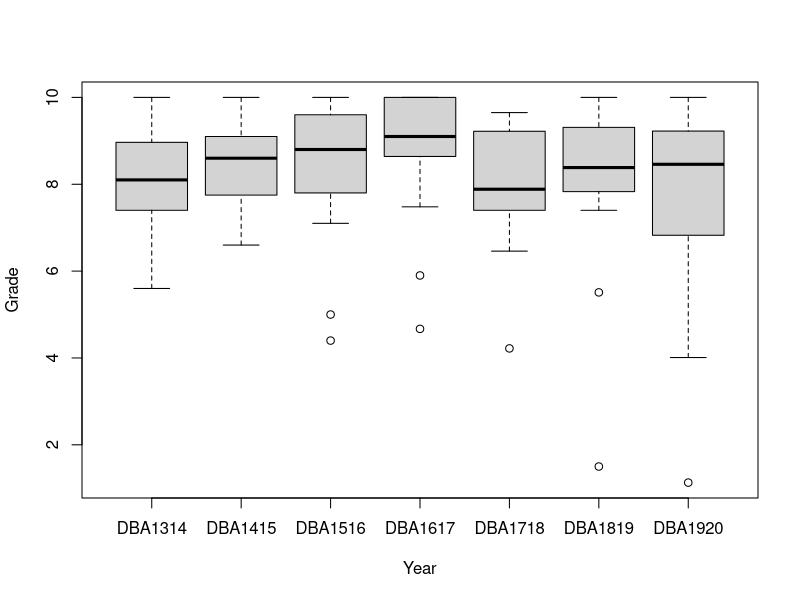
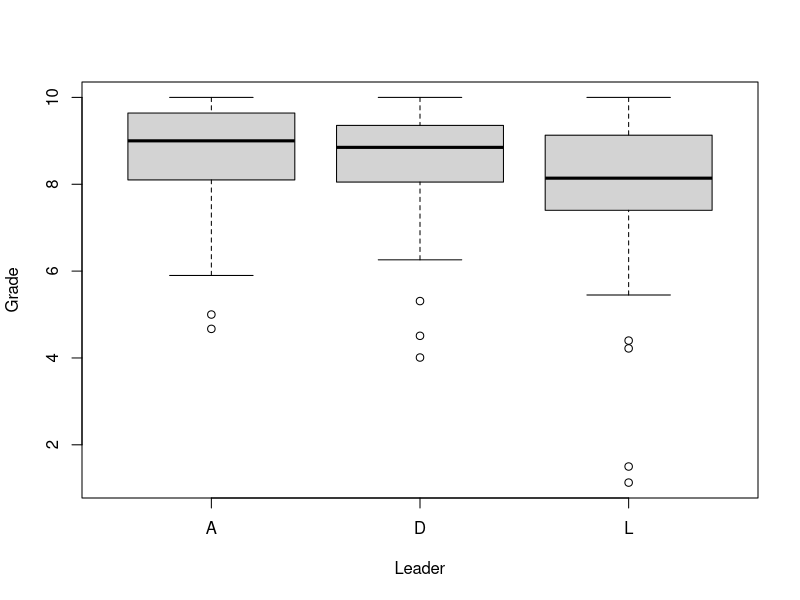

R code for these plots, in order: (Note: this script raises an error after producing the figures.)
# Dinámicas ocultas y comportamientos disfuncionales en el trabajo en gupo. 2021

# General
n118 <- read.delim("n118.csv")
n118.CGrade.Year<-n118[,c("Grade","Year")]
boxplot(Grade~Year,n118.CGrade.Year)

# Estudio segmentado por años

for (year in sort(unique(n118$Year))) {
	sum <-summary(n118.CGrade.Year[n118.CGrade.Year$Year==year,]);
	cat(year, " ", sum[1], " ", sum[3], " ", sum[4], " ", sum[6], "\n")
}

# cat("Min & Median & Mean &Max \\\\")
# for (year in sort(unique(n118$Year))) {
#   sum <-summary(n118.CGrade.Year[n118.CGrade.Year$Year==year,]);
#   cat(year, " & ", strsplit(sum[1], ":")[[1]][2],
#       " & ", strsplit(sum[3], ":")[[1]][2],
#       " & ", strsplit(sum[4], ":")[[1]][2],
#       " & ", strsplit(sum[6], ":")[[1]][2], "\\\\ \n")
# }

# Tests de independencia sobre el año
n118.CGrade.Year.lm <- lm(Grade~Year, n118.CGrade.Year)
n118.CGrade.Year.aov <- aov( n118.CGrade.Year.lm)
summary(n118.CGrade.Year.aov)
n118.CGrade.Year.kw <- kruskal.test(Grade~Year, n118.CGrade.Year)
show(n118.CGrade.Year.kw)
n118.CGrade.Year.tukey <- TukeyHSD(n118.CGrade.Year.aov)
show(n118.CGrade.Year.tukey)


# Tests de independencia sobre el tipo de líder
n118.CGrade.Leader <-n118[,c("Grade","Leader")]
n118.CGrade.Leader.boxplot <-boxplot(Grade~Leader, n118.CGrade.Leader)
show(n118.CGrade.Leader.boxplot$out)
n118.NO.CGrade.Leader<- +
  n118.CGrade.Leader[!(n118.CGrade.Leader$Grade %in% +
                         n118.CGrade.Leader.boxplot$out),]
summary(n118.NO.CGrade.Leader)

for (leader in sort(unique(n118$Leader))) {
  sum <-summary(n118.CGrade.Leader[n118.CGrade.Leader$Leader==leader,]);
#  cat(leader, " ", sum[1], " ", sum[3], " ", sum[4], " ", sum[6], "\n")
     cat(leader, " & ", strsplit(sum[1], ":")[[1]][2],
         " & ", strsplit(sum[3], ":")[[1]][2],
         " & ", strsplit(sum[4], ":")[[1]][2],
         " & ", strsplit(sum[6], ":")[[1]][2], "\\\\ \n")
}

n118.NO.CGrade.Leader.lm <- lm(Grade~Leader,n118.NO.CGrade.Leader)
n118.NO.CGrade.Leader.aov<-aov(n118.NO.CGrade.Leader.lm)
summary(n118.NO.CGrade.Leader.aov)
#Df Sum Sq Mean Sq F value Pr(>F)
#Leader        2    7.7   3.852   3.385 0.0376 *
#  Residuals   106  120.6   1.138
#---
#  Signif. codes:  0 ‘***’ 0.001 ‘**’ 0.01 ‘*’ 0.05 ‘.’ 0.1 ‘ ’ 1
qf(1-0.95,2,106,lower.tail = F)
#[1] 3.082015

n118.NO.CGrade.Leader.kw <-kruskal.test(Grade~Leader, n118.CGrade.Leader.boxplot)
#Kruskal-Wallis rank sum test
#data:  Grade by Leader
#Kruskal-Wallis chi-squared = 6.6899, df = 2, p-value = 0.03526
n118.NO.CGrade.Leader.tukey <- TukeyHSD(n118.NO.CGrade.Leader.aov)
#Tukey multiple comparisons of means
#95% family-wise confidence level
#Fit: aov(formula = n118.NO.CGrades.Leader.lm)
#$Leader
#diff        lwr        upr     p adj
#D-A  0.02367742 -0.6579991 0.70535390 0.9962488
#L-A -0.52107730 -1.0944751 0.05232049 0.0829032
#L-D -0.54475472 -1.1600371 0.07052771 0.0937293

n118.NO.CGrade.LeaderAD <- n118.NO.CGrade.Leader[n118.NO.CGrade.Leader$Leader == "D" |n118.NO.CGrade.Leader$Leader =="A",]
n118.NO.CGrade.LeaderAD.lm <- lm(Grade~Leader,n118.NO.CGrade.LeaderAD)
t.test(Grade~Leader,n118.NO.CGrade.LeaderAD)
# Tukey multiple comparisons of means
# 95% family-wise confidence level
#
# Fit: aov(formula = n118.NO.CGrades.Leader.lm)
#
# $Leader
# diff        lwr        upr     p adj
# D-A  0.02367742 -0.6579991 0.70535390 0.9962488
# L-A -0.52107730 -1.0944751 0.05232049 0.0829032
# L-D -0.54475472 -1.1600371 0.07052771 0.0937293

